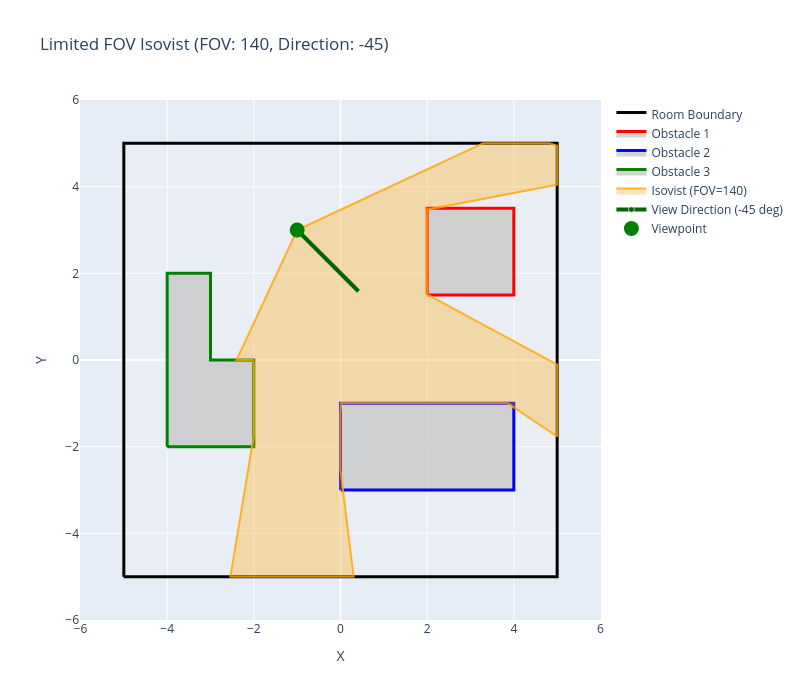

The notebook cell saved with this chart:
### Code cell
def visualize_fov_isovist(boundary, obstacles, viewpoint, isovist_points, metrics, obstacle_colors, fov, direction):
    """Visualize isovist with limited field of view."""
    fig = go.Figure()
    
    # Draw room boundary
    bx = [p[0] for p in boundary] + [boundary[0][0]]
    by = [p[1] for p in boundary] + [boundary[0][1]]
    fig.add_trace(go.Scatter(
        x=bx, y=by,
        mode='lines',
        line=dict(color='black', width=3),
        name='Room Boundary',
        fill='toself',
        fillcolor='rgba(240,240,240,0.3)'
    ))
    
    # Draw obstacles
    for i, obs in enumerate(obstacles):
        ox = [p[0] for p in obs] + [obs[0][0]]
        oy = [p[1] for p in obs] + [obs[0][1]]
        fig.add_trace(go.Scatter(
            x=ox, y=oy,
            mode='lines',
            line=dict(color=obstacle_colors[i], width=3),
            name=f'Obstacle {i+1}',
            fill='toself',
            fillcolor='rgba(200,200,200,0.8)'
        ))
    
    # Draw FOV isovist (including viewpoint to close)
    closed_points = [viewpoint] + list(isovist_points) + [viewpoint]
    ix = [p[0] for p in closed_points]
    iy = [p[1] for p in closed_points]
    fig.add_trace(go.Scatter(
        x=ix, y=iy,
        mode='lines',
        line=dict(color='rgba(255,165,0,0.8)', width=2),
        name=f'Isovist (FOV={fov})',
        fill='toself',
        fillcolor='rgba(255,165,0,0.3)'
    ))
    
    # Draw direction arrow
    arrow_len = 2
    dir_rad = math.radians(direction)
    arrow_end = (viewpoint[0] + arrow_len * math.cos(dir_rad),
                 viewpoint[1] + arrow_len * math.sin(dir_rad))
    fig.add_trace(go.Scatter(
        x=[viewpoint[0], arrow_end[0]],
        y=[viewpoint[1], arrow_end[1]],
        mode='lines+markers',
        line=dict(color='darkgreen', width=4),
        marker=dict(size=[12, 0], symbol=['circle', 'arrow-up']),
        name=f'View Direction ({direction} deg)'
    ))
    
    # Draw viewpoint
    fig.add_trace(go.Scatter(
        x=[viewpoint[0]],
        y=[viewpoint[1]],
        mode='markers',
        marker=dict(size=15, color='green', symbol='circle'),
        name='Viewpoint'
    ))
    
    fig.update_layout(
        title=f"Limited FOV Isovist (FOV: {fov}, Direction: {direction})",
        xaxis=dict(title='X', scaleanchor='y', scaleratio=1, range=[-6, 6]),
        yaxis=dict(title='Y', range=[-6, 6]),
        width=800,
        height=700,
        legend=dict(x=1.02, y=1)
    )
    
    return fig

fig_fov = visualize_fov_isovist(
    room_boundary, obstacles, viewpoint_fov, 
    points_fov, metrics_fov, obstacle_colors,
    fov, direction
)
fig_fov.show()

### Figure 1 — Plotly figure (JSON) as saved in the notebook; plotly's stock layout.template omitted (floating-point values rounded to 4 significant figures; data arrays with more than 128 entries replaced by an {"elided": "..."} marker saying what was removed)
{"data": [{"fill": "toself", "fillcolor": "rgba(240,240,240,0.3)", "line": {"color": "black", "width": 3}, "mode": "lines", "name": "Room Boundary", "type": "scatter", "x": [-5, 5, 5, -5, -5], "y": [-5, -5, 5, 5, -5]}, {"fill": "toself", "fillcolor": "rgba(200,200,200,0.8)", "line": {"color": "red", "width": 3}, "mode": "lines", "name": "Obstacle 1", "type": "scatter", "x": [2, 4, 4, 2, 2], "y": [1.5, 1.5, 3.5, 3.5, 1.5]}, {"fill": "toself", "fillcolor": "rgba(200,200,200,0.8)", "line": {"color": "blue", "width": 3}, "mode": "lines", "name": "Obstacle 2", "type": "scatter", "x": [0, 4, 4, 0, 0], "y": [-3, -3, -1, -1, -3]}, {"fill": "toself", "fillcolor": "rgba(200,200,200,0.8)", "line": {"color": "green", "width": 3}, "mode": "lines", "name": "Obstacle 3", "type": "scatter", "x": [-4, -2, -2, -3, -3, -4, -4], "y": [-2, -2, 0, 0, 2, 2, -2]}, {"fill": "toself", "fillcolor": "rgba(255,165,0,0.3)", "line": {"color": "rgba(255,165,0,0.8)", "width": 2}, "mode": "lines", "name": "Isovist (FOV=140)", "type": "scatter", "x": {"elided": "142 float values"}, "y": {"elided": "142 float values"}}, {"line": {"color": "darkgreen", "width": 4}, "marker": {"size": [12, 0], "symbol": ["circle", "arrow-up"]}, "mode": "lines+markers", "name": "View Direction (-45 deg)", "type": "scatter", "x": [-1, 0.4142], "y": [3, 1.586]}, {"marker": {"color": "green", "size": 15, "symbol": "circle"}, "mode": "markers", "name": "Viewpoint", "type": "scatter", "x": [-1], "y": [3]}], "layout": {"height": 700, "legend": {"x": 1.02, "y": 1}, "title": {"text": "Limited FOV Isovist (FOV: 140, Direction: -45)"}, "width": 800, "xaxis": {"range": [-6, 6], "scaleanchor": "y", "scaleratio": 1, "title": {"text": "X"}}, "yaxis": {"range": [-6, 6], "title": {"text": "Y"}}}}
